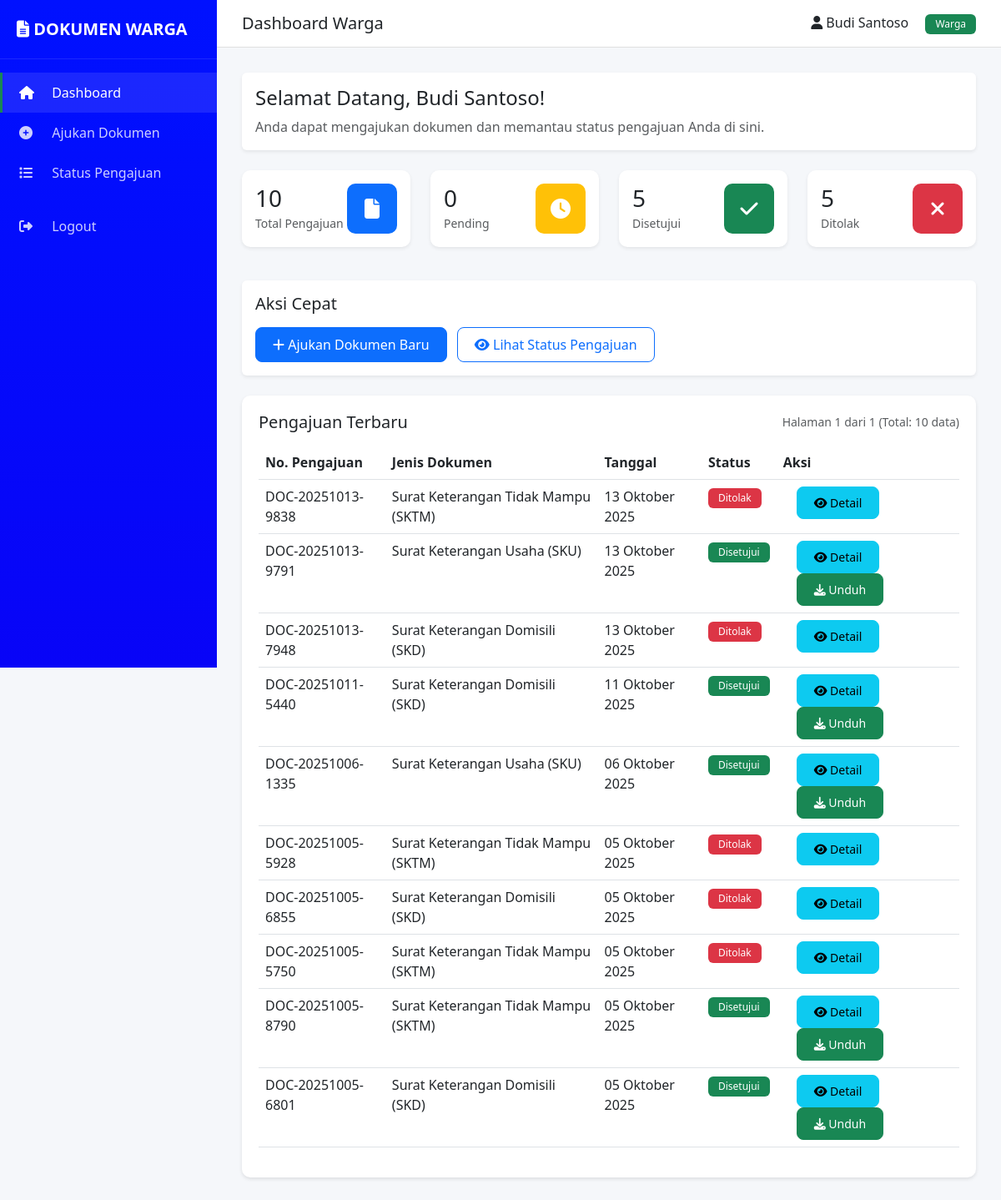
The app's page /dashboard/warga.php (signed in) with its own data.
### tables this page shows
CREATE TABLE `t_pengguna` (
  `id_pengguna` int(11) NOT NULL,
  `username` varchar(50) NOT NULL,
  `password` varchar(255) NOT NULL,
  `nama_lengkap` varchar(100) NOT NULL,
  `nik` varchar(16) DEFAULT NULL,
  `email` varchar(100) DEFAULT NULL,
  `no_hp` varchar(15) DEFAULT NULL,
  `alamat` text DEFAULT NULL,
  `role` enum('admin','petugas','warga') DEFAULT 'warga',
  `status` enum('aktif','nonaktif') DEFAULT 'aktif',
  `tanggal_daftar` timestamp NOT NULL DEFAULT current_timestamp()
);

CREATE TABLE `t_pengajuan` (
  `id_pengajuan` int(11) NOT NULL,
  `nomor_pengajuan` varchar(50) NOT NULL,
  `id_pengguna` int(11) NOT NULL,
  `id_jenis` int(11) NOT NULL,
  `keperluan` varchar(200) DEFAULT NULL,
  `keterangan` longtext DEFAULT NULL CHECK (json_valid(`keterangan`)),
  `id_status` int(11) DEFAULT 1,
  `tanggal_pengajuan` timestamp NOT NULL DEFAULT current_timestamp(),
  `tanggal_validasi` datetime DEFAULT NULL,
  `validasi_oleh` int(11) DEFAULT NULL,
  `catatan_validasi` text DEFAULT NULL
);

CREATE TABLE `t_jenis_dokumen` (
  `id_jenis` int(11) NOT NULL,
  `nama_dokumen` varchar(100) NOT NULL,
  `deskripsi` text DEFAULT NULL,
  `status` enum('aktif','nonaktif') DEFAULT 'aktif',
  `tanggal_dibuat` timestamp NOT NULL DEFAULT current_timestamp()
);

CREATE TABLE `t_status_pengajuan` (
  `id_status` int(11) NOT NULL,
  `nama_status` varchar(50) NOT NULL,
  `warna_badge` varchar(20) DEFAULT NULL,
  `keterangan` text DEFAULT NULL
);

### dashboard/warga_handler.php (called while the page is built, shortened)
<?php
$user_id = $_SESSION['user_id'];
$user_data = get_user_data($user_id);
$query_total = "SELECT COUNT(*) as total FROM t_pengajuan WHERE id_pengguna = '$user_id'";
$result_total = mysqli_query($conn, $query_total);
$total_pengajuan = mysqli_fetch_assoc($result_total)['total'];
$query_pending = "SELECT COUNT(*) as total FROM t_pengajuan WHERE id_pengguna = '$user_id' AND id_status = 1";
$result_pending = mysqli_query($conn, $query_pending);
$total_pending = mysqli_fetch_assoc($result_pending)['total'];
$query_disetujui = "SELECT COUNT(*) as total FROM t_pengajuan WHERE id_pengguna = '$user_id' AND id_status = 2";
$result_disetujui = mysqli_query($conn, $query_disetujui);
$total_disetujui = mysqli_fetch_assoc($result_disetujui)['total'];
$query_ditolak = "SELECT COUNT(*) as total FROM t_pengajuan WHERE id_pengguna = '$user_id' AND id_status = 3";
$result_ditolak = mysqli_query($conn, $query_ditolak);
$total_ditolak = mysqli_fetch_assoc($result_ditolak)['total'];
$limit = 10;
$page = isset($_GET['page']) ? (int)$_GET['page'] : 1;
$offset = ($page - 1) * $limit;
$query_count = "SELECT COUNT(*) as total FROM t_pengajuan WHERE id_pengguna = '$user_id'";
$total_records = mysqli_fetch_assoc(mysqli_query($conn, $query_count))['total'];
$total_pages = ceil($total_records / $limit);
$query_pengajuan = "SELECT p.*, j.nama_dokumen, s.nama_status, s.warna_badge
                    FROM t_pengajuan p
                    JOIN t_jenis_dokumen j ON p.id_jenis = j.id_jenis
                    JOIN t_status_pengajuan s ON p.id_status = s.id_status
                    WHERE p.id_pengguna = '$user_id'
                    ORDER BY p.tanggal_pengajuan DESC
                    LIMIT $limit OFFSET $offset";
$result_pengajuan = mysqli_query($conn, $query_pengajuan);
?>

### includes/config.php (called while the page is built, shortened)
<?php
$conn = mysqli_connect(DB_HOST, DB_USER, DB_PASS, DB_NAME);
mysqli_set_charset($conn, "utf8");
function get_user_data($user_id) {
    global $conn;
    $query = "SELECT * FROM t_pengguna WHERE id_pengguna = '$user_id'";
    $result = mysqli_query($conn, $query);
    return mysqli_fetch_assoc($result);
}
?>

### dashboard/warga.php (the view, shortened to what this page needs)
<?php
require_once '../includes/config.php';
require_once '../includes/auth.php';
require_once '../includes/functions.php';
require_once 'warga_handler.php';
?>
<!DOCTYPE html>
<html lang="id">
<head>
    <link href="https://cdn.jsdelivr.net/npm/bootstrap@5.3.0/dist/css/bootstrap.min.css" rel="stylesheet">
    <link rel="stylesheet" href="https://cdnjs.cloudflare.com/ajax/libs/font-awesome/6.4.0/css/all.min.css">
    <link rel="stylesheet" href="../assets/css/style.css">
</head>
<body>
    <div class="dashboard-wrapper">
        <div class="sidebar">
            <div class="brand">
                <i class="fas fa-file-alt"></i> DOKUMEN WARGA
            </div>
            <ul class="nav flex-column mt-3">
                <li class="nav-item">
                    <a class="nav-link active" href="warga.php">
                        <i class="fas fa-home"></i> Dashboard
                    </a>
                </li>
                <li class="nav-item">
                    <a class="nav-link" href="../pengajuan/form_pengajuan.php">
                        <i class="fas fa-plus-circle"></i> Ajukan Dokumen
                    </a>
                </li>
                <li class="nav-item">
                    <a class="nav-link" href="../pengajuan/lihat_status.php">
                        <i class="fas fa-list"></i> Status Pengajuan
                    </a>
                </li>
                <li class="nav-item mt-3">
                    <a class="nav-link" href="?logout=true">
                        <i class="fas fa-sign-out-alt"></i> Logout
                    </a>
                </li>
            </ul>
        </div>
        <div class="main-content">
            <div class="top-navbar d-flex justify-content-between align-items-center">
                <h5 class="mb-0">Dashboard Warga</h5>
                <div>
                    <span class="me-3"><i class="fas fa-user"></i> <?= $user_data['nama_lengkap'] ?></span>
                    <span class="badge bg-success">Warga</span>
                </div>
            </div>
            <div class="content-area">
                <div class="card mb-4 border-0 shadow-sm">
                    <div class="card-body">
                        <h4>Selamat Datang, <?= $user_data['nama_lengkap'] ?>!</h4>
                        <p class="text-muted mb-0">Anda dapat mengajukan dokumen dan memantau status pengajuan Anda di sini.</p>
                    </div>
                </div>
                <div class="row mb-4">
                    <div class="col-md-3 mb-3">
                        <div class="card stat-card shadow-sm">
                            <div class="card-body">
                                <div class="d-flex justify-content-between align-items-center">
                                    <div>
                                        <h3 class="mb-0"><?= $total_pengajuan ?></h3>
                                        <small class="text-muted">Total Pengajuan</small>
                                    </div>
                                    <div class="icon-box bg-primary text-white">
                                        <i class="fas fa-file"></i>
                                    </div>
                                </div>
                            </div>
                        </div>
                    </div>
                    <div class="col-md-3 mb-3">
                        <div class="card stat-card shadow-sm">
                            <div class="card-body">
                                <div class="d-flex justify-content-between align-items-center">
                                    <div>
                                        <h3 class="mb-0"><?= $total_pending ?></h3>
                                        <small class="text-muted">Pending</small>
                                    </div>
                                    <div class="icon-box bg-warning text-white">
                                        <i class="fas fa-clock"></i>
                                    </div>
                                </div>
                            </div>
                        </div>
                    </div>
                    <div class="col-md-3 mb-3">
                        <div class="card stat-card shadow-sm">
                            <div class="card-body">
                                <div class="d-flex justify-content-between align-items-center">
                                    <div>
                                        <h3 class="mb-0"><?= $total_disetujui ?></h3>
                                        <small class="text-muted">Disetujui</small>
                                    </div>
                                    <div class="icon-box bg-success text-white">
                                        <i class="fas fa-check"></i>
                                    </div>
                                </div>
                            </div>
                        </div>
                    </div>
                    <div class="col-md-3 mb-3">
                        <div class="card stat-card shadow-sm">
                            <div class="card-body">
                                <div class="d-flex justify-content-between align-items-center">
                                    <div>
                                        <h3 class="mb-0"><?= $total_ditolak ?></h3>
                                        <small class="text-muted">Ditolak</small>
                                    </div>
                                    <div class="icon-box bg-danger text-white">
                                        <i class="fas fa-times"></i>
                                    </div>
                                </div>
                            </div>
                        </div>
                    </div>
                </div>
                <div class="card mb-4 border-0 shadow-sm">
                    <div class="card-body">
                        <h5 class="card-title mb-3">Aksi Cepat</h5>
                        <a href="../pengajuan/form_pengajuan.php" class="btn btn-primary me-2">
                            <i class="fas fa-plus"></i> Ajukan Dokumen Baru
                        </a>
                        <a href="../pengajuan/lihat_status.php" class="btn btn-outline-primary">
                            <i class="fas fa-eye"></i> Lihat Status Pengajuan
                        </a>
                    </div>
                </div>
                <div class="table-container">
                    <div class="d-flex justify-content-between align-items-center mb-3">
                        <h5 class="mb-0">Pengajuan Terbaru</h5>
                        <small class="text-muted">Halaman <?= $page ?> dari <?= $total_pages ?> (Total: <?= $total_records ?> data)</small>
                    </div>
                    <div class="table-responsive">
                        <table class="table table-hover">
                            <thead>
                                <tr>
                                    <th>No. Pengajuan</th>
                                    <th>Jenis Dokumen</th>
                                    <th>Tanggal</th>
                                    <th>Status</th>
                                    <th>Aksi</th>
                                </tr>
                            </thead>
                            <tbody>
                                <?php if (mysqli_num_rows($result_pengajuan) > 0): ?>
                                    <?php while ($row = mysqli_fetch_assoc($result_pengajuan)): ?>
                                        <tr>
                                            <td><?= $row['nomor_pengajuan'] ?></td>
                                            <td><?= $row['nama_dokumen'] ?></td>
                                            <td><?= format_tanggal($row['tanggal_pengajuan']) ?></td>
                                            <td><?= get_status_badge($row['nama_status'], $row['warna_badge']) ?></td>
                                            <td>
                                                <a href="../pengajuan/lihat_status.php?id=<?= $row['id_pengajuan'] ?>" class="btn btn-sm btn-info ms-3">
                                                    <i class="fas fa-eye"></i> Detail
                                                </a>
                                                <?php if ($row['id_status'] == 2): ?>
                                                    <a href="../pengajuan/unduh_surat.php?id=<?= $row['id_pengajuan'] ?>" class="btn btn-sm btn-success ms-3">
                                                        <i class="fas fa-download"></i> Unduh
                                                    </a>
                                                <?php endif; ?>
                                            </td>
                                        </tr>
                                    <?php endwhile; ?>
                                <?php else: ?>
                                    <tr>
                                        <td colspan="5" class="text-center">Belum ada pengajuan</td>
                                    </tr>
                                <?php endif; ?>
                            </tbody>
                        </table>
                    </div>
                </div>
            </div>
        </div>
    </div>
</body>
</html>

### includes/functions.php (shortened to what this page needs)
<?php
function format_tanggal($date) {
    $bulan = array(
        1 => 'Januari', 'Februari', 'Maret', 'April', 'Mei', 'Juni',
        'Juli', 'Agustus', 'September', 'Oktober', 'November', 'Desember'
    );
    $timestamp = strtotime($date);
    $hari = date('d', $timestamp);
    $bulan_num = date('n', $timestamp);
    $tahun = date('Y', $timestamp);
    return $hari . ' ' . $bulan[$bulan_num] . ' ' . $tahun;
}
function get_status_badge($status_name, $warna) {
    return '<span class="badge bg-' . $warna . '">' . $status_name . '</span>';
}
?>

### assets/css/style.css (style rules this page uses)
:root { --primary-color: #0d6efd; --primary-blue: #0d6efd; --dark-blue: #0a58ca; --success-color: #198754; --success-green: #198754; --warning-color: #ffc107; --danger-color: #dc3545; --info-color: #0dcaf0; --light-color: #f8f9fa; --light-gray: #f8f9fa; --dark-color: #212529; --white: #ffffff; --text-dark: #212529; --text-muted: #6c757d; }
* { margin: 0; padding: 0; box-sizing: border-box; }
body { font-family: 'Segoe UI', Tahoma, Geneva, Verdana, sans-serif; background-color: #f5f7fa; color: var(--text-dark); overflow-x: hidden; }
.dashboard-wrapper { display: flex; min-height: 100vh; }
.sidebar { width: 260px; background: linear-gradient(180deg, #0011ff 0%, #0804f7 100%); color: white; position: fixed; height: 100vh; overflow-y: auto; z-index: 1000; }
.sidebar .brand { padding: 20px; font-size: 20px; font-weight: bold; border-bottom: 1px solid rgba(255,255,255,0.1); }
.sidebar .nav-link { color: rgba(255,255,255,0.8); padding: 12px 20px; transition: all 0.3s; border-left: 3px solid transparent; }
.sidebar .nav-link:hover, .sidebar .nav-link.active { color: white; background: rgba(255,255,255,0.1); border-left-color: #198754; }
.sidebar .nav-link i { width: 25px; margin-right: 10px; }
.main-content { margin-left: 260px; width: calc(100% - 260px); padding: 0; }
.top-navbar { background: white; border-bottom: 1px solid #e0e0e0; padding: 15px 30px; position: sticky; top: 0; z-index: 999; }
.content-area { padding: 30px; }
.stat-card { border: none; border-radius: 10px; transition: transform 0.3s; }
.stat-card .icon-box { width: 60px; height: 60px; border-radius: 10px; display: flex; align-items: center; justify-content: center; font-size: 24px; }
.table-container { background: white; border-radius: 10px; padding: 20px; box-shadow: 0 2px 4px rgba(0,0,0,0.1); }
.table thead { background: var(--primary-color); color: white; }
.btn { border-radius: 8px; padding: 8px 20px; font-weight: 500; transition: all 0.3s; }
.badge { padding: 6px 12px; font-weight: 500; }

### records on screen
t_pengguna: nama_lengkap "Budi Santoso"
t_pengajuan: nomor_pengajuan "DOC-20251013-9838", id_jenis.nama_dokumen "Surat Keterangan Tidak Mampu (SKTM)", tanggal_pengajuan "13 Oktober 2025", id_status.nama_status "Ditolak"
t_pengajuan: nomor_pengajuan "DOC-20251013-9791", id_jenis.nama_dokumen "Surat Keterangan Usaha (SKU)", tanggal_pengajuan "13 Oktober 2025", id_status.nama_status "Disetujui"
t_pengajuan: nomor_pengajuan "DOC-20251013-7948", id_jenis.nama_dokumen "Surat Keterangan Domisili (SKD)", tanggal_pengajuan "13 Oktober 2025", id_status.nama_status "Ditolak"
t_pengajuan: nomor_pengajuan "DOC-20251011-5440", id_jenis.nama_dokumen "Surat Keterangan Domisili (SKD)", tanggal_pengajuan "11 Oktober 2025", id_status.nama_status "Disetujui"
t_pengajuan: nomor_pengajuan "DOC-20251006-1335", id_jenis.nama_dokumen "Surat Keterangan Usaha (SKU)", tanggal_pengajuan "06 Oktober 2025", id_status.nama_status "Disetujui"
t_pengajuan: nomor_pengajuan "DOC-20251005-5928", id_jenis.nama_dokumen "Surat Keterangan Tidak Mampu (SKTM)", tanggal_pengajuan "05 Oktober 2025", id_status.nama_status "Ditolak"
t_pengajuan: nomor_pengajuan "DOC-20251005-6855", id_jenis.nama_dokumen "Surat Keterangan Domisili (SKD)", tanggal_pengajuan "05 Oktober 2025", id_status.nama_status "Ditolak"
t_pengajuan: nomor_pengajuan "DOC-20251005-5750", id_jenis.nama_dokumen "Surat Keterangan Tidak Mampu (SKTM)", tanggal_pengajuan "05 Oktober 2025", id_status.nama_status "Ditolak"
t_pengajuan: nomor_pengajuan "DOC-20251005-8790", id_jenis.nama_dokumen "Surat Keterangan Tidak Mampu (SKTM)", tanggal_pengajuan "05 Oktober 2025", id_status.nama_status "Disetujui"
t_pengajuan: nomor_pengajuan "DOC-20251005-6801", id_jenis.nama_dokumen "Surat Keterangan Domisili (SKD)", tanggal_pengajuan "05 Oktober 2025", id_status.nama_status "Disetujui"

### other values on screen
$total_pengajuan "10"
$total_pending "0"
$total_disetujui "5"
$total_ditolak "5"
$page "1"
$total_pages "1"
$total_records "10"
